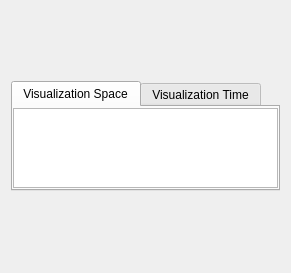
<?xml version="1.0" encoding="UTF-8"?>
<ui version="4.0">
 <class>SpaceTimeSelector</class>
 <widget class="QWidget" name="SpaceTimeSelector">
  <property name="geometry">
   <rect>
    <x>0</x>
    <y>0</y>
    <width>291</width>
    <height>273</height>
   </rect>
  </property>
  <property name="windowTitle">
   <string>Form</string>
  </property>
  <layout class="QVBoxLayout" name="verticalLayout">
   <item>
    <widget class="QTabWidget" name="tabWidget2">
     <property name="enabled">
      <bool>true</bool>
     </property>
     <property name="sizePolicy">
      <sizepolicy hsizetype="Expanding" vsizetype="Maximum">
       <horstretch>0</horstretch>
       <verstretch>0</verstretch>
      </sizepolicy>
     </property>
     <property name="toolTip">
      <string/>
     </property>
     <property name="currentIndex">
      <number>0</number>
     </property>
     <widget class="QWidget" name="tab_21">
      <property name="sizePolicy">
       <sizepolicy hsizetype="Preferred" vsizetype="Fixed">
        <horstretch>0</horstretch>
        <verstretch>0</verstretch>
       </sizepolicy>
      </property>
      <attribute name="title">
       <string>Visualization Space</string>
      </attribute>
      <layout class="QGridLayout" name="gridLayout_20">
       <property name="margin">
        <number>0</number>
       </property>
       <item row="0" column="0">
        <widget class="QTreeWidget" name="VisualizationSpaceStatus">
         <property name="sizePolicy">
          <sizepolicy hsizetype="Expanding" vsizetype="Expanding">
           <horstretch>0</horstretch>
           <verstretch>0</verstretch>
          </sizepolicy>
         </property>
         <property name="minimumSize">
          <size>
           <width>0</width>
           <height>50</height>
          </size>
         </property>
         <property name="maximumSize">
          <size>
           <width>16777215</width>
           <height>80</height>
          </size>
         </property>
         <property name="alternatingRowColors">
          <bool>true</bool>
         </property>
         <property name="rootIsDecorated">
          <bool>false</bool>
         </property>
         <property name="itemsExpandable">
          <bool>false</bool>
         </property>
         <attribute name="headerVisible">
          <bool>false</bool>
         </attribute>
         <column>
          <property name="text">
           <string notr="true">1</string>
          </property>
         </column>
        </widget>
       </item>
      </layout>
     </widget>
     <widget class="QWidget" name="tab_22">
      <property name="sizePolicy">
       <sizepolicy hsizetype="Preferred" vsizetype="Fixed">
        <horstretch>0</horstretch>
        <verstretch>0</verstretch>
       </sizepolicy>
      </property>
      <attribute name="title">
       <string>Visualization Time</string>
      </attribute>
      <layout class="QGridLayout" name="gridLayout_21">
       <property name="margin">
        <number>0</number>
       </property>
       <item row="1" column="0">
        <widget class="QTreeWidget" name="VisualizationTimeStatus">
         <property name="minimumSize">
          <size>
           <width>0</width>
           <height>50</height>
          </size>
         </property>
         <property name="maximumSize">
          <size>
           <width>16777215</width>
           <height>80</height>
          </size>
         </property>
         <property name="alternatingRowColors">
          <bool>true</bool>
         </property>
         <property name="rootIsDecorated">
          <bool>false</bool>
         </property>
         <property name="itemsExpandable">
          <bool>false</bool>
         </property>
         <property name="sortingEnabled">
          <bool>false</bool>
         </property>
         <attribute name="headerVisible">
          <bool>false</bool>
         </attribute>
         <attribute name="headerShowSortIndicator" stdset="0">
          <bool>false</bool>
         </attribute>
         <column>
          <property name="text">
           <string notr="true">Visualization Time</string>
          </property>
         </column>
        </widget>
       </item>
      </layout>
     </widget>
    </widget>
   </item>
  </layout>
 </widget>
 <resources/>
 <connections/>
</ui>
